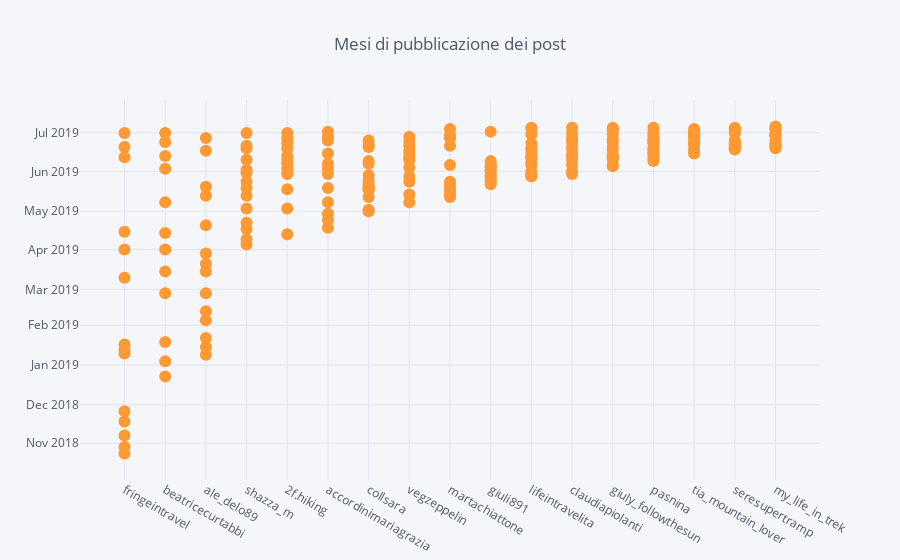

Write notebook code for a chart like this one.
### Code cell
full.iplot(x='username',y='year_month_day_p',mode='markers', title='Mesi di pubblicazione dei post')

### Figure 1 — Plotly figure (JSON) as saved in the notebook; plotly's stock layout.template omitted (floating-point values rounded to 4 significant figures; data arrays with more than 128 entries replaced by an {"elided": "..."} marker saying what was removed)
{"data": [{"line": {"color": "rgba(255, 153, 51, 1.0)", "dash": "solid", "shape": "linear", "width": 1.3}, "marker": {"size": 12, "symbol": "circle"}, "mode": "markers", "name": "year_month_day_p", "text": "", "type": "scatter", "uid": "e23160e5-fd5d-4e0d-a3b0-4eb01f3a807e", "x": {"elided": "231 str values"}, "y": {"elided": "231 str values"}}], "layout": {"legend": {"bgcolor": "#F5F6F9", "font": {"color": "#4D5663"}}, "paper_bgcolor": "#F5F6F9", "plot_bgcolor": "#F5F6F9", "title": {"font": {"color": "#4D5663"}, "text": "Mesi di pubblicazione dei post"}, "xaxis": {"gridcolor": "#E1E5ED", "showgrid": true, "tickfont": {"color": "#4D5663"}, "title": {"font": {"color": "#4D5663"}, "text": ""}, "zerolinecolor": "#E1E5ED"}, "yaxis": {"gridcolor": "#E1E5ED", "showgrid": true, "tickfont": {"color": "#4D5663"}, "title": {"font": {"color": "#4D5663"}, "text": ""}, "zerolinecolor": "#E1E5ED"}}}
